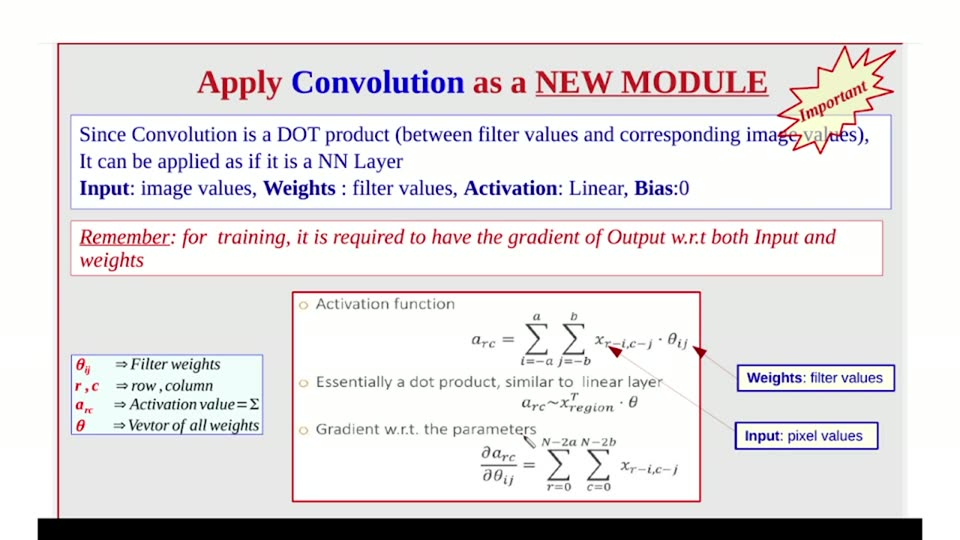
#> input picture videos/deep-learning/001_introduction/unique_slides/slide_045.jpg, 960 x 540 px, found by its file name
$ python forensics26_linecolor.py
#> lines starting #> are read from the running program, lines starting #| are printed output that depends on the picture; after the words box and inside, x2 and y2 are one past the last pixel; in counts of white or black regions, pixels touching at a corner belong together
#!/usr/bin/env python3
"""forensics26: connector A line true color; corridor B ultra-low-threshold scan."""
import numpy as np
from PIL import Image

VID = "/home/ahmed/Projects/ai_llm_slides/videos/deep-learning/001_introduction"
org = np.asarray(Image.open(VID + "/unique_slides/slide_045.jpg").convert("RGB")).astype(int)

print("== connector A line pixel colors (sampled along the diagonal) ==")
for (x, y) in [(708, 357), (711, 359), (714, 362), (717, 364), (720, 367), (723, 369), (726, 371), (729, 373), (732, 375)]:
    print(f"  ({x},{y}) = {tuple(org[y, x])}   neighbors: {tuple(org[y-1, x])} {tuple(org[y+1, x])}")
#> this loop made 9 passes
#|   (708,357) = (207, 203, 200)   neighbors: (229, 225, 222) (209, 205, 204)
#|   (711,359) = (220, 210, 211)   neighbors: (229, 219, 220) (225, 219, 219)
#|   (714,362) = (213, 205, 203)   neighbors: (217, 207, 208) (227, 222, 219)
#|   (717,364) = (206, 207, 202)   neighbors: (217, 216, 212) (222, 223, 218)
#|   (720,367) = (205, 204, 202)   neighbors: (214, 214, 212) (232, 228, 227)
#> (further printed lines are left out)

print("== arrowhead red pixels true colors ==")
for (x, y) in [(704, 350), (705, 352), (695, 348), (693, 346), (703, 353)]:
    print(f"  ({x},{y}) = {tuple(org[y, x])}")
#> this loop made 5 passes
#|   (704,350) = (121, 13, 37)
#|   (705,352) = (183, 83, 111)
#|   (695,348) = (77, 0, 4)
#|   (693,346) = (133, 96, 104)
#|   (703,353) = (121, 0, 7)

print("== corridor B ultra-faint scan x680..734 y425..470 (delta>10 from bg) ==")
r, g, b = org[:, :, 0], org[:, :, 1], org[:, :, 2]
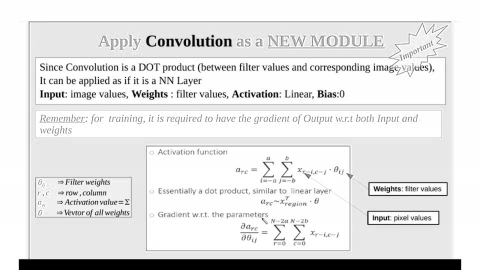
#> r: shape (540, 960) int64 (shown at 1/2 size); min 0, max 255, mean 227.3
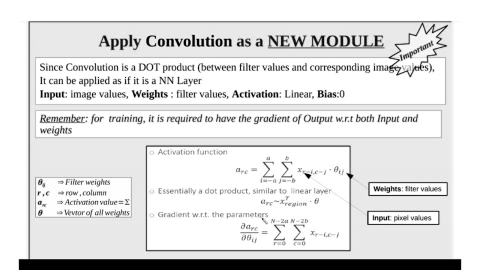
#> g: shape (540, 960) int64 (shown at 1/2 size); min 0, max 255, mean 223.8
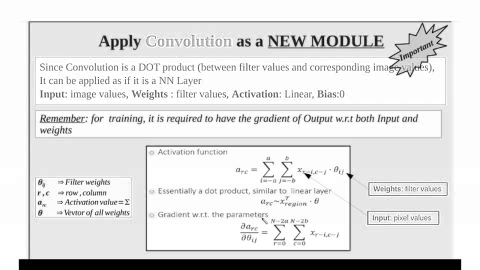
#> b: shape (540, 960) int64 (shown at 1/2 size); min 0, max 255, mean 225.5
f10 = (r < 223) & ~((abs(r - 233) < 8) & (abs(g - 233) < 8) & (abs(b - 231) < 8))
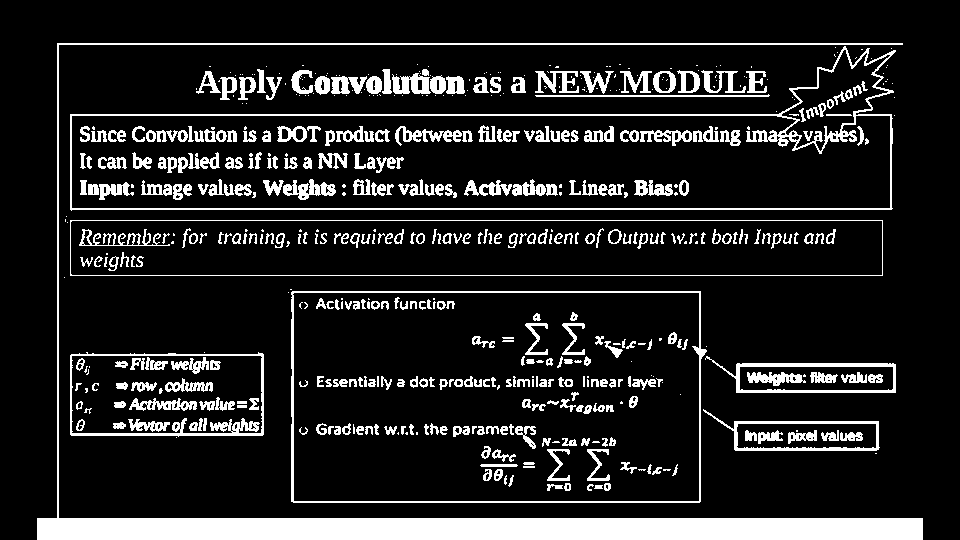
#> f10: shape (540, 960) bool; 13.7% white; 573 white regions (204 under 20 px), largest, box (x1, y1, x2, y2) and area: (37, 43, 923, 540) 22130, (70, 46, 896, 211) 5283, (291, 291, 707, 503) 2720
hits = 0
for y in range(425, 470):
    cols = [c for c in np.where(f10[y, 680:735])[0] + 680 if c > 703]
    if cols:
        hits += len(cols)
        print(f"  y{y}: {cols}")
#> this loop made 45 passes
#> (cols, hits) on passes 1 to 8: ([724, 725, 726, 727, 734], 5), ([726, 727, 728, 729, 734], 10), ([727, 728, 729, 730, 734], 15), ([729, 730, 731, 732, 734], 20), ([731, 732, 733, 734], 24), ([732, 733, 734], 27), ([734], 28), ([734], 29)
#> (printed output is left out)
#> after the loop, hits = 46
print(f"  total (excl border cols <=703): {hits}")
#|   total (excl border cols <=703): 46

print("== corridor B inside-panel x677..696 y450..480 (any ink, delta>10) ==")
for y in range(450, 480):
    cols = list(np.where(f10[y, 677:697])[0] + 677)
    if cols:
        print(f"  y{y}: {cols}")
#> this loop made 30 passes
#|   y464: [677]
#|   y465: [677]
#|   y468: [677]

print("== eq(c) row: where exactly does x_{r-i,c-j} end? dark mask x615..700 y455..478 ==")
dark = (r < 110) & (g < 110) & (b < 110)
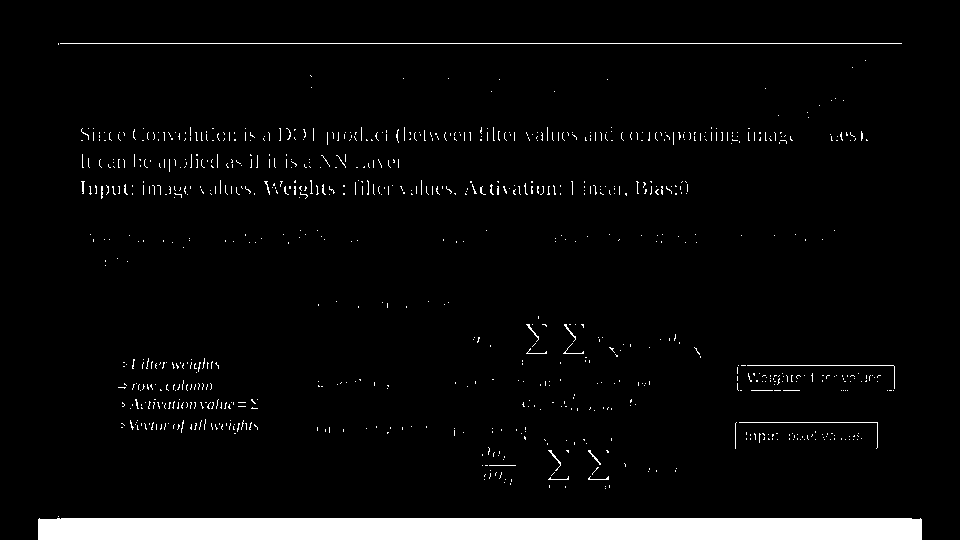
#> dark: shape (540, 960) bool; 4.8% white; 873 white regions (852 under 20 px), largest, box (x1, y1, x2, y2) and area: (38, 518, 922, 540) 19420, (60, 43, 902, 44) 842, (747, 365, 895, 389) 170
for y in range(455, 478):
    cols = list(np.where(dark[y, 615:700])[0] + 615)
    if cols:
        print(f"  y{y}: {cols}")
#> this loop made 23 passes
#> cols on passes 9, 10, 11, 12, 14, 15, 16, 17: [624], [625], [625], [625], [649, 676], [649], [656, 675], [648, 656, 675]
#> (printed output is left out)

$ run again, with videos/deep-learning/001_introduction/unique_slides/slide_002.jpg copied over videos/deep-learning/001_introduction/unique_slides/slide_045.jpg
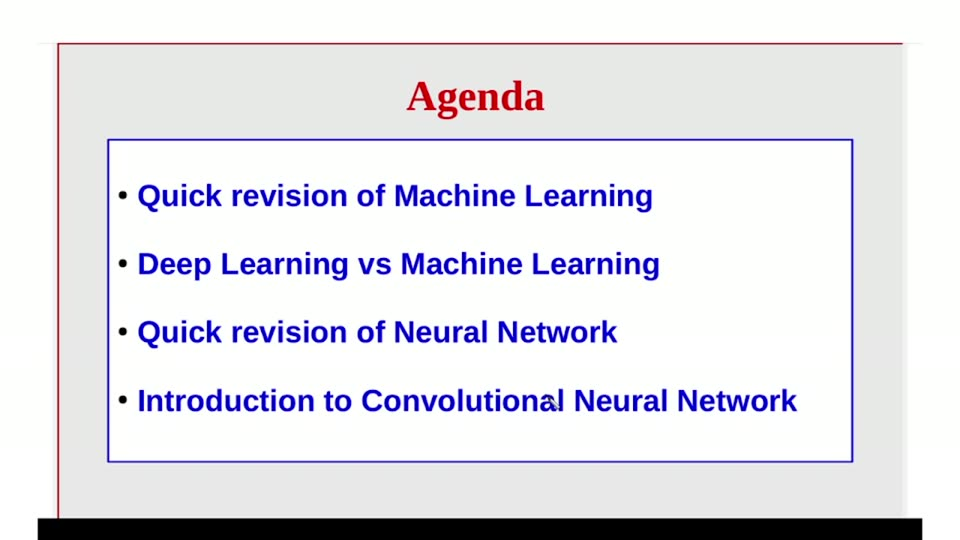
#> input picture videos/deep-learning/001_introduction/unique_slides/slide_002.jpg, 960 x 540 px, found by its file name
#> the loop `for (x, y) in [(708, 357), (711, 359), (714, 362), (717, 364), (720, 3..` made 9 passes
#|   (708,357) = (255, 255, 255)   neighbors: (255, 255, 255) (255, 255, 255)
#|   (711,359) = (255, 255, 255)   neighbors: (255, 255, 255) (255, 255, 255)
#|   (714,362) = (255, 255, 255)   neighbors: (255, 255, 255) (255, 255, 255)
#|   (717,364) = (255, 255, 255)   neighbors: (255, 255, 255) (255, 255, 255)
#|   (720,367) = (255, 255, 255)   neighbors: (255, 255, 255) (254, 255, 253)
#> (further printed lines are left out)
#> the loop `for (x, y) in [(704, 350), (705, 352), (695, 348), (693, 346), (703, 3..` made 5 passes
#|   (704,350) = (255, 255, 255)
#|   (705,352) = (255, 255, 255)
#|   (695,348) = (255, 255, 255)
#|   (693,346) = (255, 255, 255)
#|   (703,353) = (255, 255, 255)
#> r: shape (540, 960) int64; 256 distinct labels, from 0 to 255
#> g: shape (540, 960) int64; 256 distinct labels, from 0 to 255
#> b: shape (540, 960) int64; 256 distinct labels, from 0 to 255
#> `f10 = (r < 223) & ~((abs(r - 233) < 8) & (abs(g - 233) < 8) & (abs(b -..`:
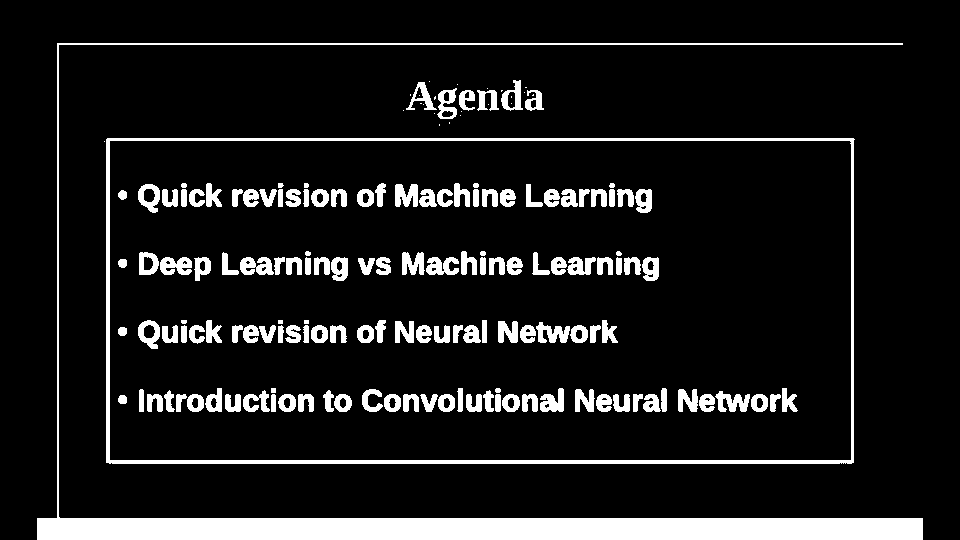
#> f10: shape (540, 960) bool; 11% white; 166 white regions (22 under 20 px), largest, box (x1, y1, x2, y2) and area: (37, 43, 923, 540) 22131, (106, 138, 855, 464) 7461, (240, 257, 274, 275) 435
#> the loop `for y in range(425, 470):` made 45 passes
#> hits on passes 36 to 39: 31, 62, 93, 124
#> (printed output is left out)
#> after the loop `for y in range(425, 470):`: hits = 124
#|   total (excl border cols <=703): 124
#> the loop `for y in range(450, 480):` made 30 passes
#|   y460: [677, 678, 679, 680, 681, 682, 683, 684, 685, 686, 687, 688, 689, 690, 691, 692, 693, 694, 695, 696]
#|   y461: [677, 678, 679, 680, 681, 682, 683, 684, 685, 686, 687, 688, 689, 690, 691, 692, 693, 694, 695, 696]
#|   y462: [677, 678, 679, 680, 681, 682, 683, 684, 685, 686, 687, 688, 689, 690, 691, 692, 693, 694, 695, 696]
#|   y463: [677, 678, 679, 680, 681, 682, 683, 684, 685, 686, 687, 688, 689, 690, 691, 692, 693, 694, 695, 696]
#> `dark = (r < 110) & (g < 110) & (b < 110)`:
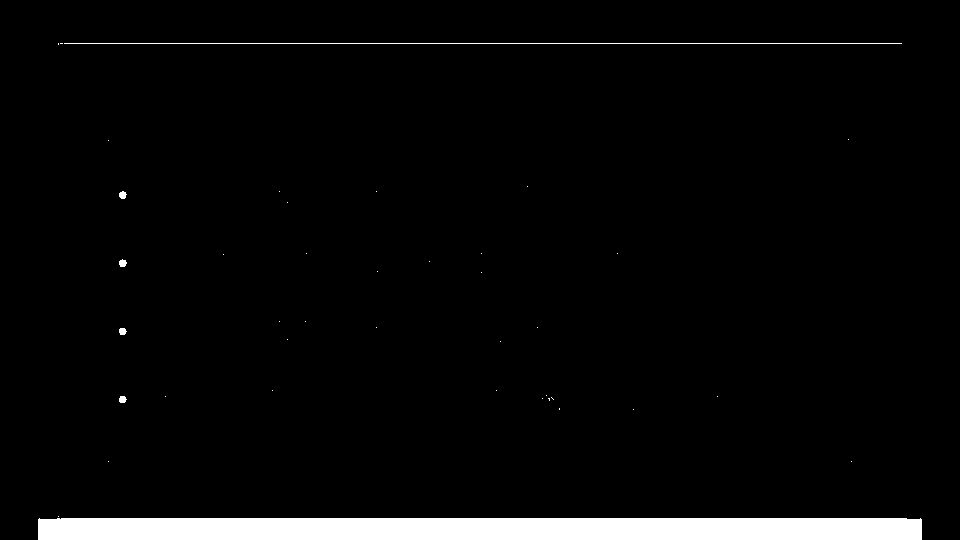
#> dark: shape (540, 960) bool; 4% white; 40 white regions (34 under 20 px), largest, box (x1, y1, x2, y2) and area: (38, 518, 922, 540) 19415, (64, 43, 902, 44) 838, (119, 259, 127, 267) 48, (119, 191, 127, 199) 47, (119, 328, 127, 335) 45, (119, 396, 127, 403) 45

$ run again, with videos/deep-learning/001_introduction/unique_slides/slide_003.jpg copied over videos/deep-learning/001_introduction/unique_slides/slide_045.jpg
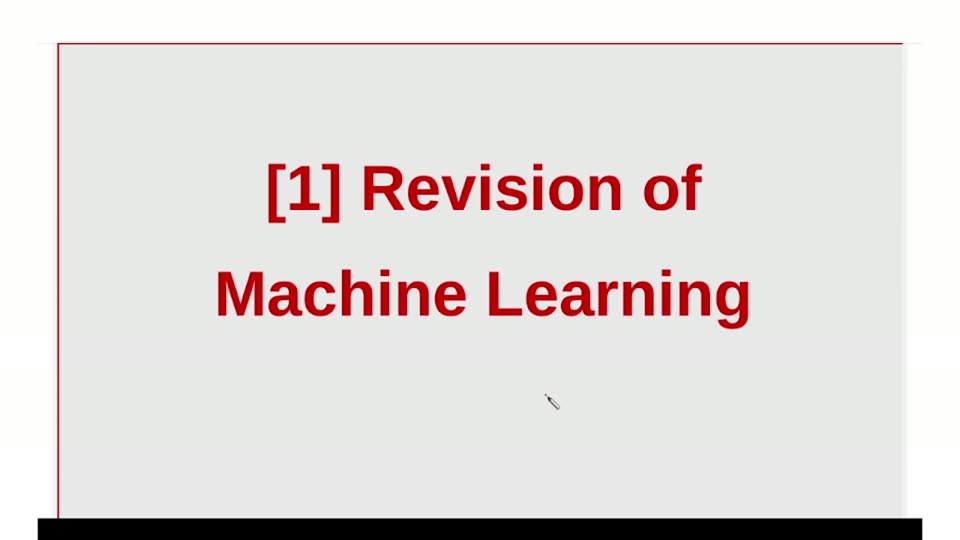
#> input picture videos/deep-learning/001_introduction/unique_slides/slide_003.jpg, 960 x 540 px, found by its file name
#> the loop `for (x, y) in [(708, 357), (711, 359), (714, 362), (717, 364), (720, 3..` made 9 passes
#|   (708,357) = (232, 232, 232)   neighbors: (232, 232, 232) (232, 232, 232)
#|   (711,359) = (232, 232, 232)   neighbors: (232, 232, 232) (232, 232, 232)
#|   (714,362) = (232, 232, 232)   neighbors: (232, 232, 232) (232, 232, 232)
#|   (717,364) = (232, 232, 232)   neighbors: (232, 232, 232) (232, 232, 232)
#|   (720,367) = (232, 232, 232)   neighbors: (232, 232, 232) (231, 233, 230)
#> (further printed lines are left out)
#> the loop `for (x, y) in [(704, 350), (705, 352), (695, 348), (693, 346), (703, 3..` made 5 passes
#|   (704,350) = (232, 232, 232)
#|   (705,352) = (232, 232, 232)
#|   (695,348) = (232, 232, 232)
#|   (693,346) = (232, 232, 232)
#|   (703,353) = (232, 232, 232)
#> r: shape (540, 960) int64; 185 distinct labels, from 0 to 255
#> g: shape (540, 960) int64; 256 distinct labels, from 0 to 255
#> b: shape (540, 960) int64; 256 distinct labels, from 0 to 255
#> `f10 = (r < 223) & ~((abs(r - 233) < 8) & (abs(g - 233) < 8) & (abs(b -..`:
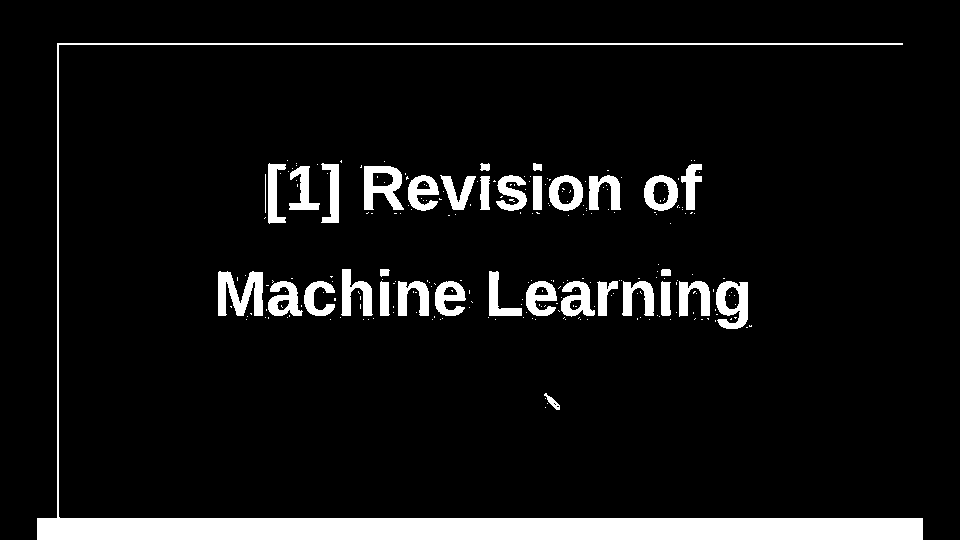
#> f10: shape (540, 960) bool; 7.9% white; 248 white regions (213 under 20 px), largest, box (x1, y1, x2, y2) and area: (37, 43, 923, 540) 22131, (218, 271, 263, 316) 1309, (364, 166, 404, 210) 1045
#> after the loop `for y in range(425, 470):`: hits = 0
#|   total (excl border cols <=703): 0
#> `dark = (r < 110) & (g < 110) & (b < 110)`:
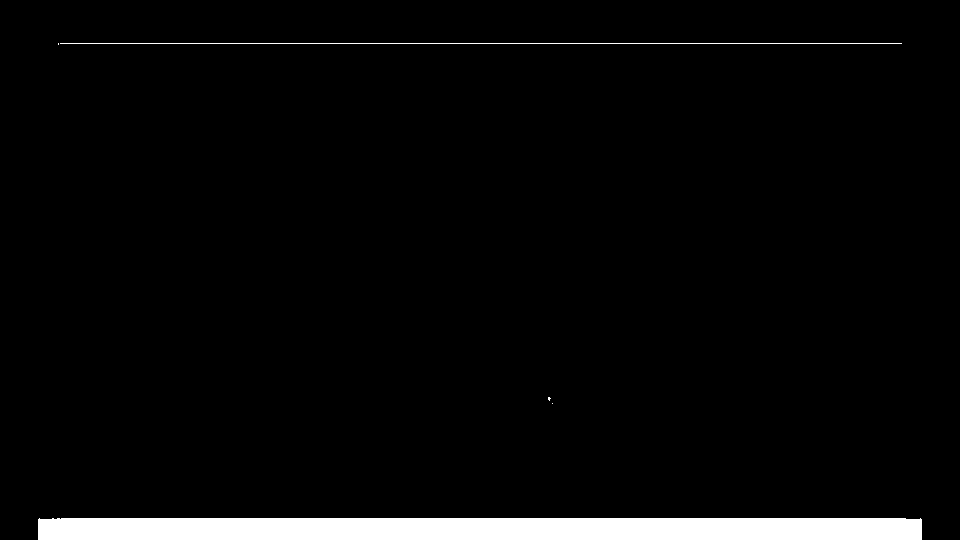
#> dark: shape (540, 960) bool; 3.9% white; 5 white regions (3 under 20 px), largest, box (x1, y1, x2, y2) and area: (38, 518, 922, 540) 19416, (60, 43, 902, 44) 842
